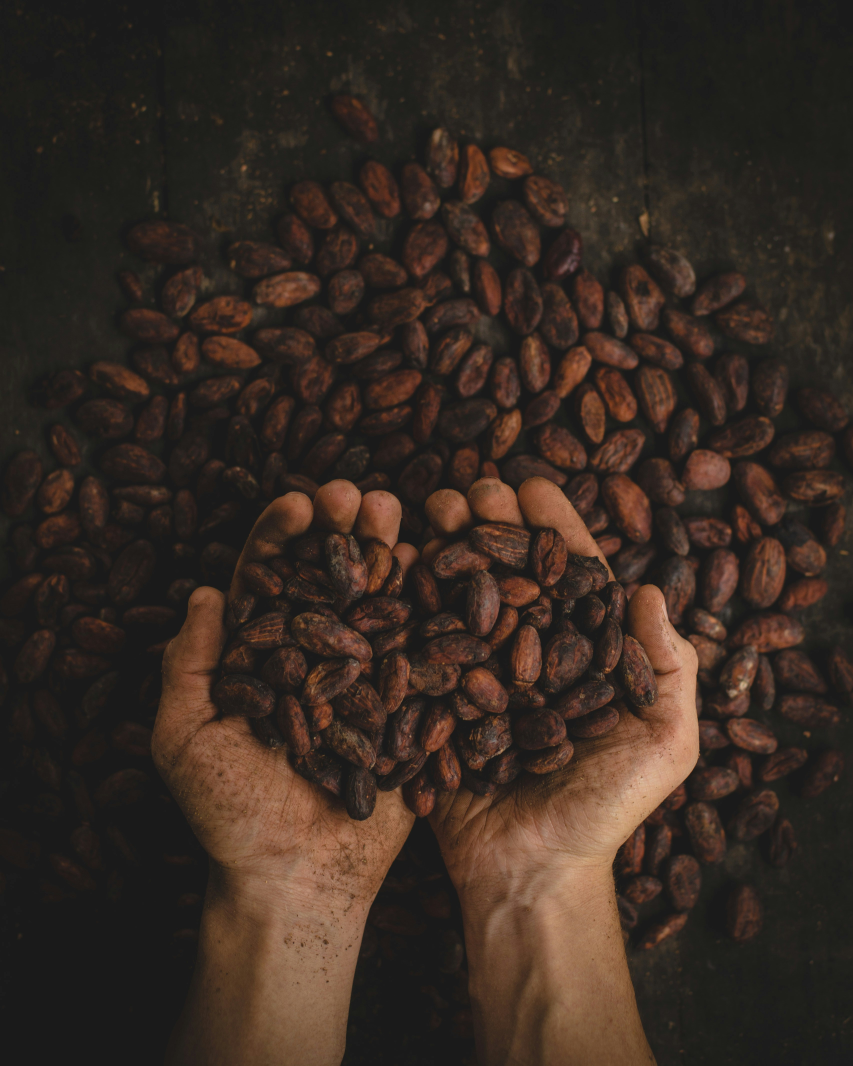
#> input picture frontend/src/assets/Cacao/GranosCacao.jpg, 3412 x 4263 px (shown at 1/4 size); its folder holds only this picture in this run
$ python -i calibration.py   (imports and definitions only)
#> lines starting #> are read from the running program, lines starting #| are printed output that depends on the picture
#> further down, picture is the input picture: shape (4263, 3412, 3); mean B, G, R 35, 43.2, 55.9
"""
Módulo de calibración con OpenCV para medición precisa de granos de cacao.
Permite convertir mediciones en píxeles a mediciones reales en milímetros.

Características:
- Detección automática de objetos de referencia (monedas, reglas, etc.)
- Calibración manual con puntos de referencia
- Validación de precisión de calibración
- Integración con el sistema de predicción existente
- Persistencia de parámetros de calibración
"""

import cv2
import numpy as np
import json
import logging
from pathlib import Path
from typing import Dict, List, Optional, Tuple, Union, Any
from dataclasses import dataclass
from enum import Enum
import math

from ..utils.paths import get_regressors_artifacts_dir, ensure_dir_exists
from ..utils.logs import get_ml_logger
from ..utils.io import save_json, load_json

# [1 line that did not run here, left out]


class CalibrationMethod(Enum):
    """Métodos de calibración disponibles."""
    COIN_DETECTION = "coin_detection"
    RULER_DETECTION = "ruler_detection"
    MANUAL_POINTS = "manual_points"
    AUTO_REFERENCE = "auto_reference"


class ReferenceObject(Enum):
    """Objetos de referencia conocidos."""
    COIN_1000_COP = {"diameter_mm": 23.0, "name": "Moneda 1000 COP"}
    COIN_500_COP = {"diameter_mm": 21.0, "name": "Moneda 500 COP"}
    COIN_200_COP = {"diameter_mm": 17.0, "name": "Moneda 200 COP"}
    COIN_100_COP = {"diameter_mm": 15.0, "name": "Moneda 100 COP"}
    RULER_1CM = {"length_mm": 10.0, "name": "Regla 1cm"}
    RULER_2CM = {"length_mm": 20.0, "name": "Regla 2cm"}
    RULER_5CM = {"length_mm": 50.0, "name": "Regla 5cm"}


@dataclass
class CalibrationResult:
    """Resultado de una calibración."""
    success: bool
    pixels_per_mm: float
    confidence: float
    method: CalibrationMethod
    reference_object: Optional[ReferenceObject]
    detected_points: List[Tuple[int, int]]
    error_message: Optional[str] = None
    calibration_image_path: Optional[str] = None


@dataclass
class CalibrationParams:
    """Parámetros de calibración."""
    pixels_per_mm: float
    method: CalibrationMethod
    reference_object: Optional[ReferenceObject]
    confidence: float
    timestamp: str
    image_dimensions: Tuple[int, int]
    validation_score: Optional[float] = None


class CoinDetector:
    """Detector de monedas colombianas usando OpenCV."""

    def __init__(self):
        """Inicializa el detector de monedas."""
        self.coin_templates = self._load_coin_templates()
        self.min_coin_area = 100  # Área mínima en píxeles
        self.max_coin_area = 10000  # Área máxima en píxeles

    def _load_coin_templates(self) -> Dict[str, np.ndarray]:
        """Carga plantillas de monedas (implementación simplificada)."""
        # En una implementación real, se cargarían plantillas desde archivos
        return {
            "1000_cop": None,  # Se implementaría con plantillas reales
            "500_cop": None,
            "200_cop": None,
            "100_cop": None
        }

    def detect_coins(self, image: np.ndarray) -> List[Dict[str, Any]]:
        """
        Detecta monedas en la imagen.

        Args:
            image: Imagen en formato BGR

        Returns:
            Lista de diccionarios con información de monedas detectadas
        """
        # Convertir a escala de grises
        gray = cv2.cvtColor(image, cv2.COLOR_BGR2GRAY)
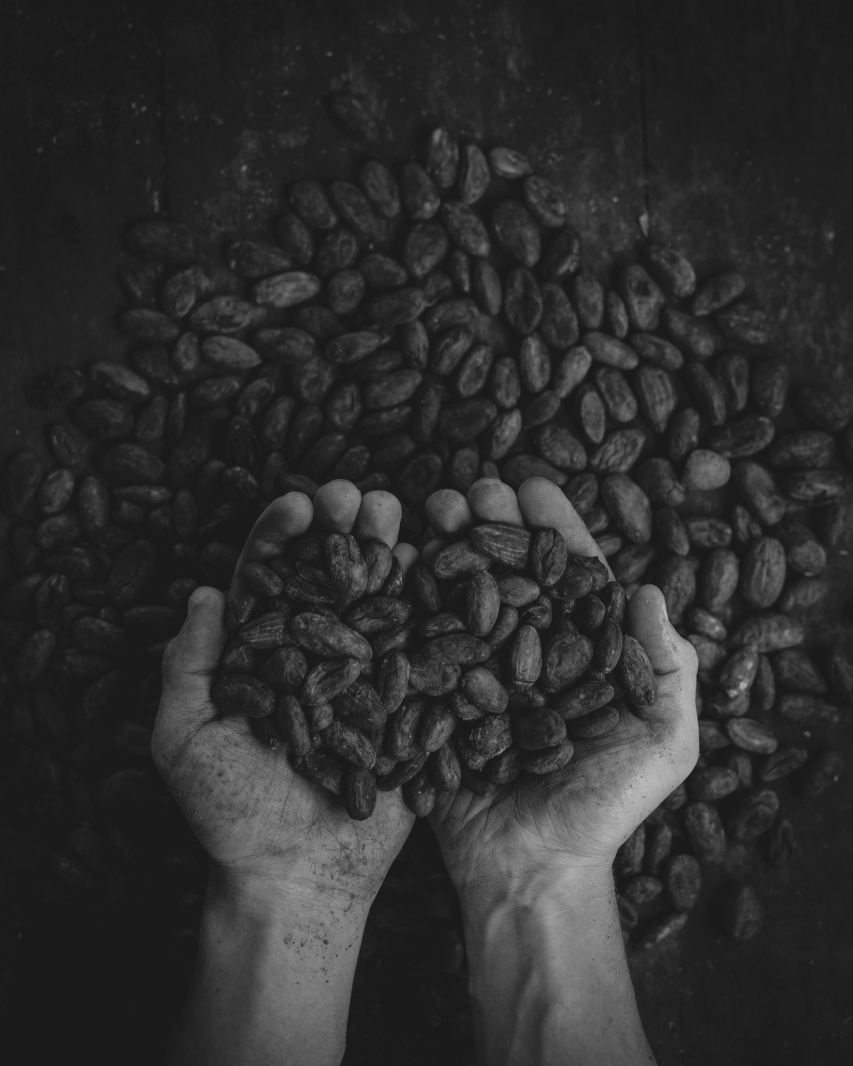
#> gray: shape (4263, 3412) (shown at 1/4 size); min 20, max 203, mean 46

        # Aplicar desenfoque gaussiano
        blurred = cv2.GaussianBlur(gray, (11, 11), 0)

        # Detectar círculos usando HoughCircles
        circles = cv2.HoughCircles(
            blurred,
            cv2.HOUGH_GRADIENT,
            dp=1,
            minDist=30,
            param1=50,
            param2=30,
            minRadius=10,
            maxRadius=100
        )
#> circles = [[1523.5, 2048.5, 84.7], [2515.5, 2663.5, 67.4], [1970.5, 2975.5, 48.5], [1314.5, 2730.5, 58.5], [1956.5, 2933.5, 38.5], [1467.5, 3037.5, 30.1], [2071.5, 2182.5, 41.9], [1434.5, 3449.5, 35.1]]

        detected_coins = []

        if circles is not None:
            circles = np.round(circles[0, :]).astype("int")
#> circles = [[1524, 2048, 85], [2516, 2664, 67], [1970, 2976, 48], [1314, 2730, 58], [1956, 2934, 38], [1468, 3038, 30], [2072, 2182, 42], [1434, 3450, 35]]

            for (x, y, r) in circles:
                # Validar área del círculo
                area = math.pi * r * r
                if self.min_coin_area <= area <= self.max_coin_area:
                    # Clasificar moneda por tamaño
                    coin_type = self._classify_coin_by_size(r)

                    detected_coins.append({
                        'center': (x, y),
                        'radius': r,
                        'diameter_pixels': 2 * r,
                        'area': area,
                        'coin_type': coin_type,
                        'confidence': 0.8  # Confianza estimada
                    })
#> this loop made 8 passes
#> (x, y, r, area, diameter_pixels in _classify_coin_by_size) on passes 3, 5, 6, 7, 8: (1970, 2976, 48, 7238.2, 96), (1956, 2934, 38, 4536.5, 76), (1468, 3038, 30, 2827.4, 60), (2072, 2182, 42, 5541.8, 84), (1434, 3450, 35, 3848.5, 70)
#> (x, y, r, area) on passes 1, 2, 4: (1524, 2048, 85, 22698), (2516, 2664, 67, 14102.6), (1314, 2730, 58, 10568.3)
#> after the loop, detected_coins = 5 items

        return detected_coins

    def _classify_coin_by_size(self, radius: int) -> Optional[ReferenceObject]:
        """Clasifica la moneda por su tamaño en píxeles."""
        diameter_pixels = 2 * radius

        # Rangos aproximados para diferentes monedas (se ajustarían con datos reales)
        # Rangos sin solapamiento para evitar ambigüedad
        if 42 <= diameter_pixels <= 50:  # ~23mm (1000 COP)
            return ReferenceObject.COIN_1000_COP
        elif 38 <= diameter_pixels < 42:  # ~21mm (500 COP)
            return ReferenceObject.COIN_500_COP
        elif 32 <= diameter_pixels < 38:  # ~17mm (200 COP)
            return ReferenceObject.COIN_200_COP
        elif 28 <= diameter_pixels < 32:  # ~15mm (100 COP)
            return ReferenceObject.COIN_100_COP

        return None


class RulerDetector:
    """Detector de reglas usando OpenCV."""

    # [65 lines left out: functions __init__, detect_rulers, _classify_ruler_by_length, not called in this run]


class CalibrationManager:
    """Gestor principal de calibración."""

    # [393 lines left out: functions __init__, calibrate_image, _calibrate_with_coins, _calibrate_with_rulers, _calibrate_with_manual_points, _calibrate_auto_reference and 7 more, not called in this run]


# Instancia global del gestor de calibración
_calibration_manager: Optional[CalibrationManager] = None


# [54 lines left out: functions get_calibration_manager, calibrate_image, convert_pixels_to_mm, convert_mm_to_pixels, not called in this run]

>>> import cv2
>>> picture = cv2.imread('../../../frontend/src/assets/Cacao/GranosCacao.jpg')
>>> result = CoinDetector().detect_coins(picture)
#> result = 5 items
